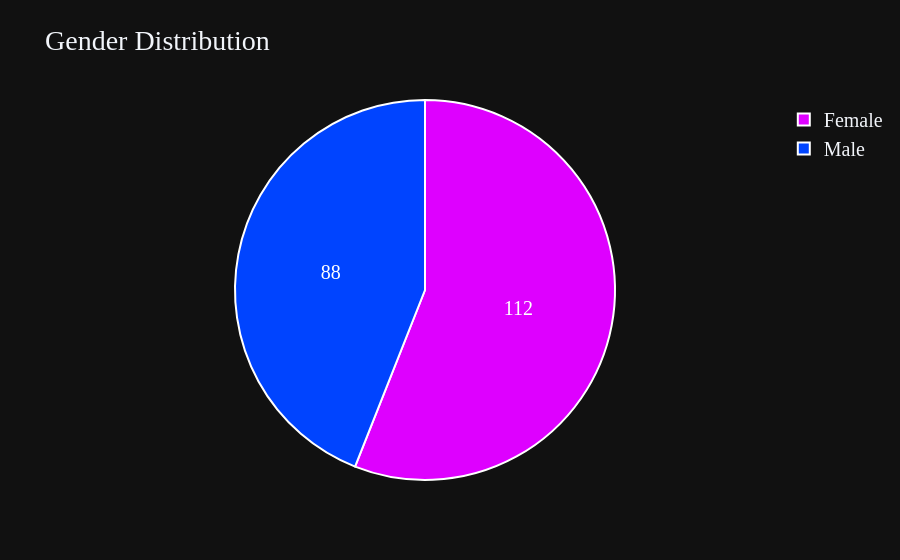

Here is the notebook cell this chart was saved with:
### Code cell
fig = px.pie(df, names = "Genre", color = "Genre", title = "Gender Distribution",
             color_discrete_sequence = ["#0044FF", "#DE00FF"])

fig.update_traces(textinfo = "value", textfont_size = 20,
                  marker = dict(line = dict(color = "#FFFFFF", width = 2)))

fig.update_layout(template = "plotly_dark", font = dict(family = "PT Sans", size = 20))
fig.show()

### Figure 1 — Plotly figure (JSON) as saved in the notebook; plotly's stock layout.template omitted (floating-point values rounded to 4 significant figures; data arrays with more than 128 entries replaced by an {"elided": "..."} marker saying what was removed)
{"data": [{"customdata": {"elided": "200x1 str values"}, "domain": {"x": [0.0, 1.0], "y": [0.0, 1.0]}, "hovertemplate": "Genre=%{customdata[0]}<extra></extra>", "labels": {"elided": "200 str values"}, "legendgroup": "", "marker": {"colors": {"elided": "200 str values"}, "line": {"color": "#FFFFFF", "width": 2}}, "name": "", "showlegend": true, "textfont": {"size": 20}, "textinfo": "value", "type": "pie"}], "layout": {"font": {"family": "PT Sans", "size": 20}, "legend": {"tracegroupgap": 0}, "piecolorway": ["#0044FF", "#DE00FF"], "title": {"text": "Gender Distribution"}}}
